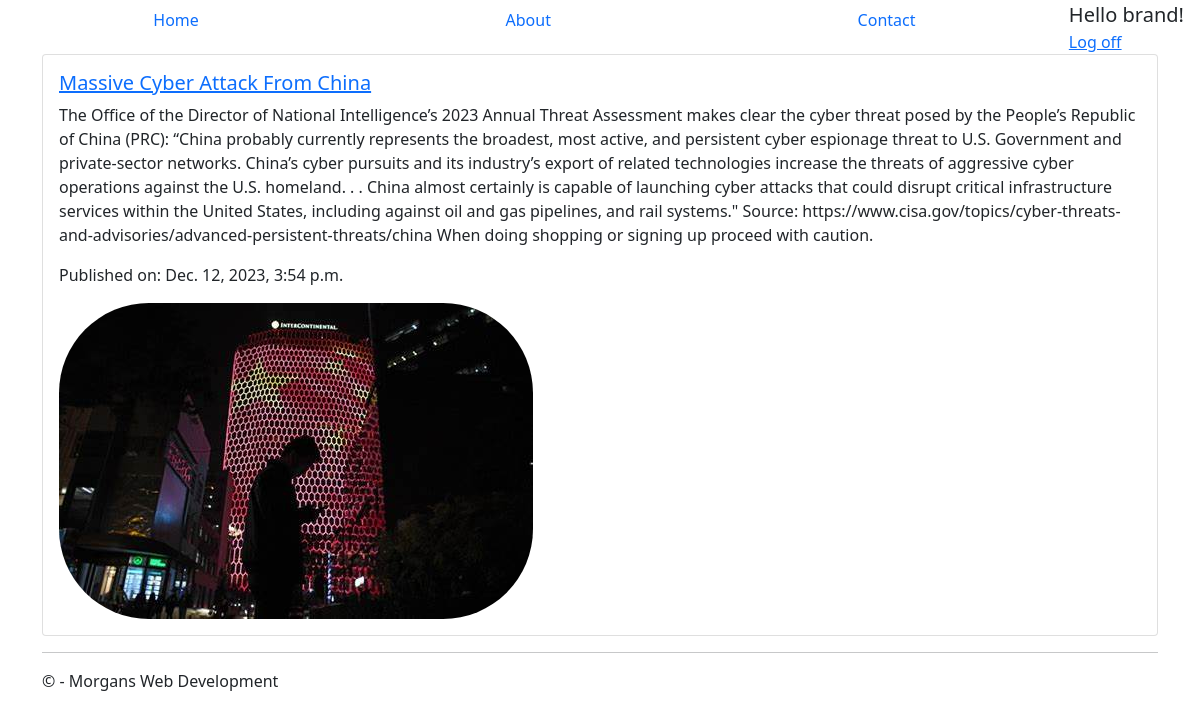
Page /news/ (signed in) on the committed database.
### news/models.py (models this page shows)
class Blog(models.Model):
    blog_title = models.CharField(max_length=100)
    blog_content = models.TextField(blank=True)
    blog_date = models.DateTimeField(auto_now_add=True)
    blog_image = models.ImageField(upload_to='blog_images/', blank=True, null=True)

### news/views.py (the view)
# urls.py: path('news/', views.display_blog, name='display_blog'),
def display_blog(request):
    blogs = Blog.objects.all()
    return render(request, 'news/news.html', {'blogs': blogs})

### news/templates/news/news.html
{% extends "app/layout.html" %}
{% block content %}
<div class="card">
    <div class="card-body">
        {% for blog in blogs %}
        <h5 class="card-title"><a href="{% url 'display_article' blog_id=blog.id %}">{{ blog.blog_title }}</a></h5>
        <p class="card-text">{{ blog.blog_content }}</p>
        <p>Published on: {{ blog.blog_date }}</p>
        {% if blog.blog_image %}
        <img src="{{ blog.blog_image.url }}" alt="{{ blog.blog_title }} Image" style="border-radius: 90px;">
        {% endif %}
        {% endfor %}
    </div>
</div>
{% endblock %}

### app/templates/app/loginpartial.html (shortened to what this page needs)
{% if user.is_authenticated %}
<form id="logoutForm" action="/logout/" method="post" class="navbar-right">
    <ul class="nav navbar-nav navbar-right">
        <li><span class="navbar-brand">Hello {{ user.username }}!</span></li>
        <li><a href="javascript:document.getElementById('logoutForm').submit()">Log off</a></li>
    </ul>
</form>
{% else %}
<ul class="nav navbar-nav navbar-right">
    <li><a href="{% url 'login' %}">Log in</a></li>
</ul>
{% endif %}

### rows in the picture
Blog: blog_title "Massive Cyber Attack From China", blog_content "The Office of the Director of National Intelligence’s 2023 Annual Threat Assessment makes clear the cyber threat posed by the People’s Republic of China (PRC): “China probably currently represents the broadest, most active, and persistent cyber espionage threat to U.S. Government and private-sector networks. China’s cyber pursuits and its industry’s export of related technologies increase the threats of aggressive cyber operations against the U.S. homeland. . . China almost certainly is capable of launching cyber attacks that could disrupt critical infrastructure services within the United States, including against oil and gas pipelines, and rail systems.\" Source:…", blog_date "Dec. 12, 2023, 3:54 p.m.", blog_image (picture)

### other values in the picture
{{ user.username }} "brand"
